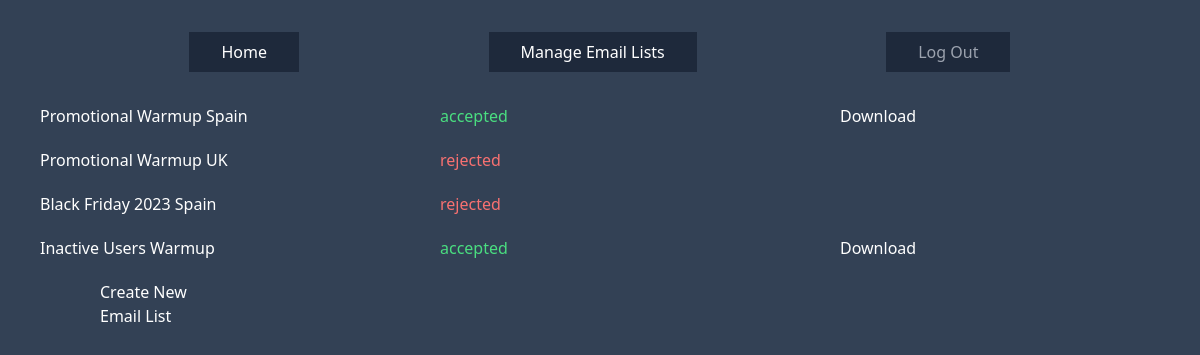
Page /manage-email-lists/ (signed in) on the committed database.
### managers/models.py (models this page shows, shortened)
class ManagerActions(models.Model):
    created = models.DateTimeField(auto_now_add=True)
    last_modified = models.DateTimeField(auto_now = True)
    action_type = models.CharField(max_length=100)
    action_details = models.ForeignKey(EmailListRequest, on_delete=models.CASCADE, related_name="action_details", null=True, blank=True)
    STATUS_CHOICES = (
    ('accepted', 'accepted'),
    ('rejected', 'rejected'),
    )
    status = models.CharField(max_length=20, choices=STATUS_CHOICES, null=True, blank=True)
    comment = models.TextField(null=True, blank=True)

### senders/models.py (models this page shows, shortened)
class EmailListRequest(models.Model):
    created = models.DateTimeField(auto_now_add=True)
    last_modified = models.DateTimeField(auto_now = True)
    sender = models.ForeignKey(CustomUser, on_delete=models.CASCADE, related_name="sender_emaillist_requests")
    name = models.CharField(max_length=100)
    sender_addresses = models.CharField(max_length=1000)
    gmail_count = models.PositiveSmallIntegerField(default=0)
    google_workspace_count = models.PositiveSmallIntegerField(default=0)
    microsoft_count = models.PositiveSmallIntegerField(default=0)
    msft_365_count = models.PositiveSmallIntegerField(default=0)
    yahoo_count = models.PositiveSmallIntegerField(default=0)
    other_count = models.PositiveSmallIntegerField(default=0)

### senders/views.py (the view)
# urls.py: path('manage-email-lists/', ManageEmailListsView.as_view(), name='s-manage-email-lists'),
class ManageEmailListsView(TemplateView):
    template_name = 'senders/manage-email-lists.html'
    def get_context_data(self, **kwargs):
        context = super().get_context_data(**kwargs)
        requested_email_lists = ManagerActions.objects.filter(
            action_type='emaillist-approval',
            action_details__sender=self.request.user
            )
        context['email_list_requests'] = requested_email_lists
        email_list_assignments = EmailListAssignment.objects.filter(
            email_list_request__sender=self.request.user
        )
        context['email_list_assignments'] = email_list_assignments
        return context

### templates/senders/manage-email-lists.html (shortened to what this page needs)
{% extends 'base.html' %}
{% block content %}
<div class="grid grid-cols-3 col-span-12">
    {% for email_list_request in email_list_requests %}
        <div class="px-10 pb-5 col-span-1">{{ email_list_request.action_details.name }}</div>
        {% if email_list_request.status == "accepted" %}
            <div class="px-10 pb-5 col-span-1 text-green-400">{{ email_list_request.status }}</div>
            <div class="px-10 pb-5 col-span-1"><a href="{% url 'download_email_list_assignments' email_list_request.id %}">Download</a></div>
        {% elif email_list_request.status == "rejected" %}
            <div class="px-10 pb-5 col-span-1 text-red-400">{{ email_list_request.status }}</div>
            <div class="px-10 pb-5 col-span-1"></div>
        {% else %}
            <div class="px-10 pb-5 col-span-1">{{ email_list_request.status }}</div>
            <div class="px-10 pb-5 col-span-1"></div>
        {% endif %}
    {% endfor %}
  </div>
  <br><br>
  <a href="{% url 's-create-new-email-list' %}">Create New Email List</a>
{% endblock content %}

### rows in the picture
ManagerActions: action_details.name "Promotional Warmup Spain", status "accepted"
ManagerActions: action_details.name "Promotional Warmup UK", status "rejected"
ManagerActions: action_details.name "Black Friday 2023 Spain", status "rejected"
ManagerActions: action_details.name "Inactive Users Warmup", status "accepted"
